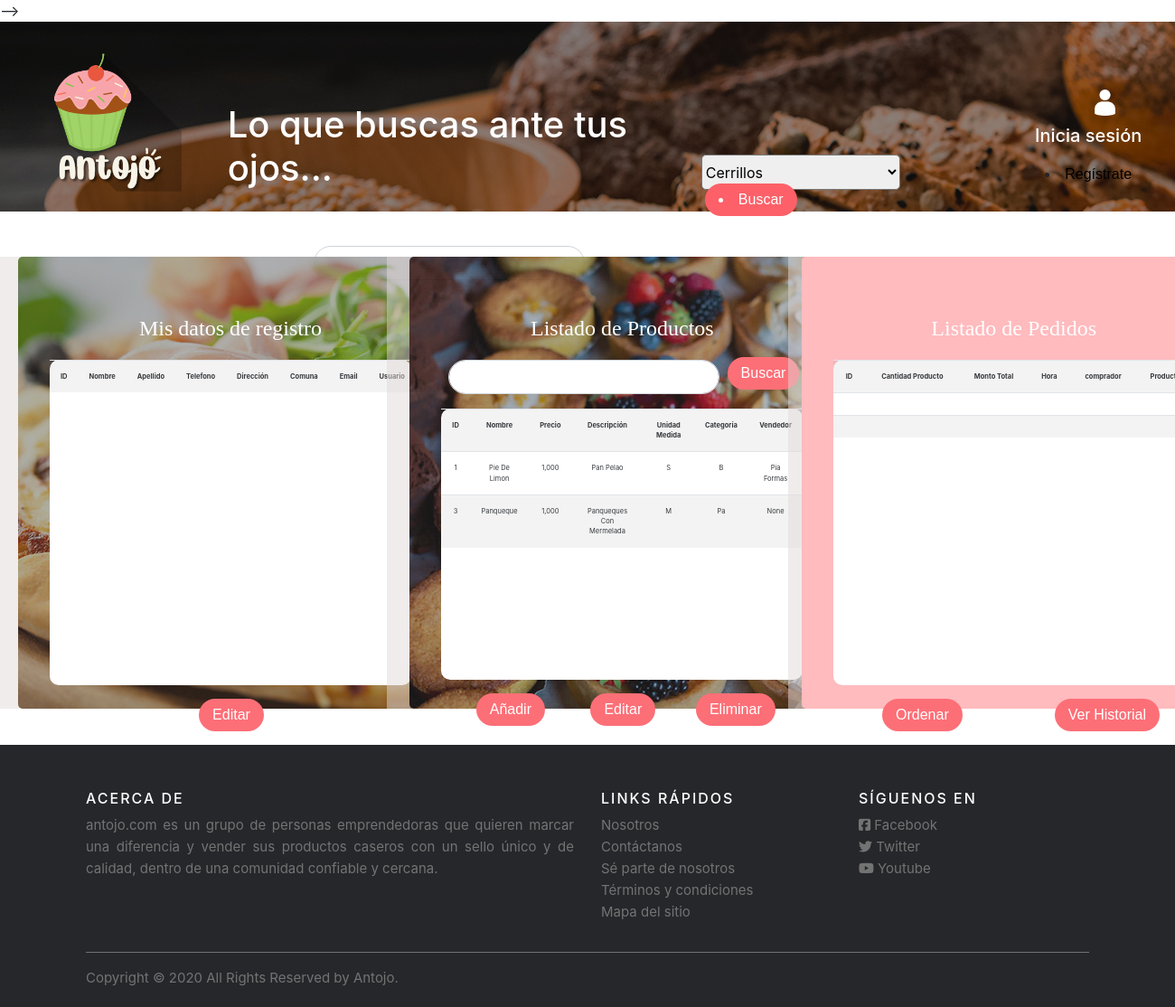
Before: /categorias/Listar-productos/ with the older database file.
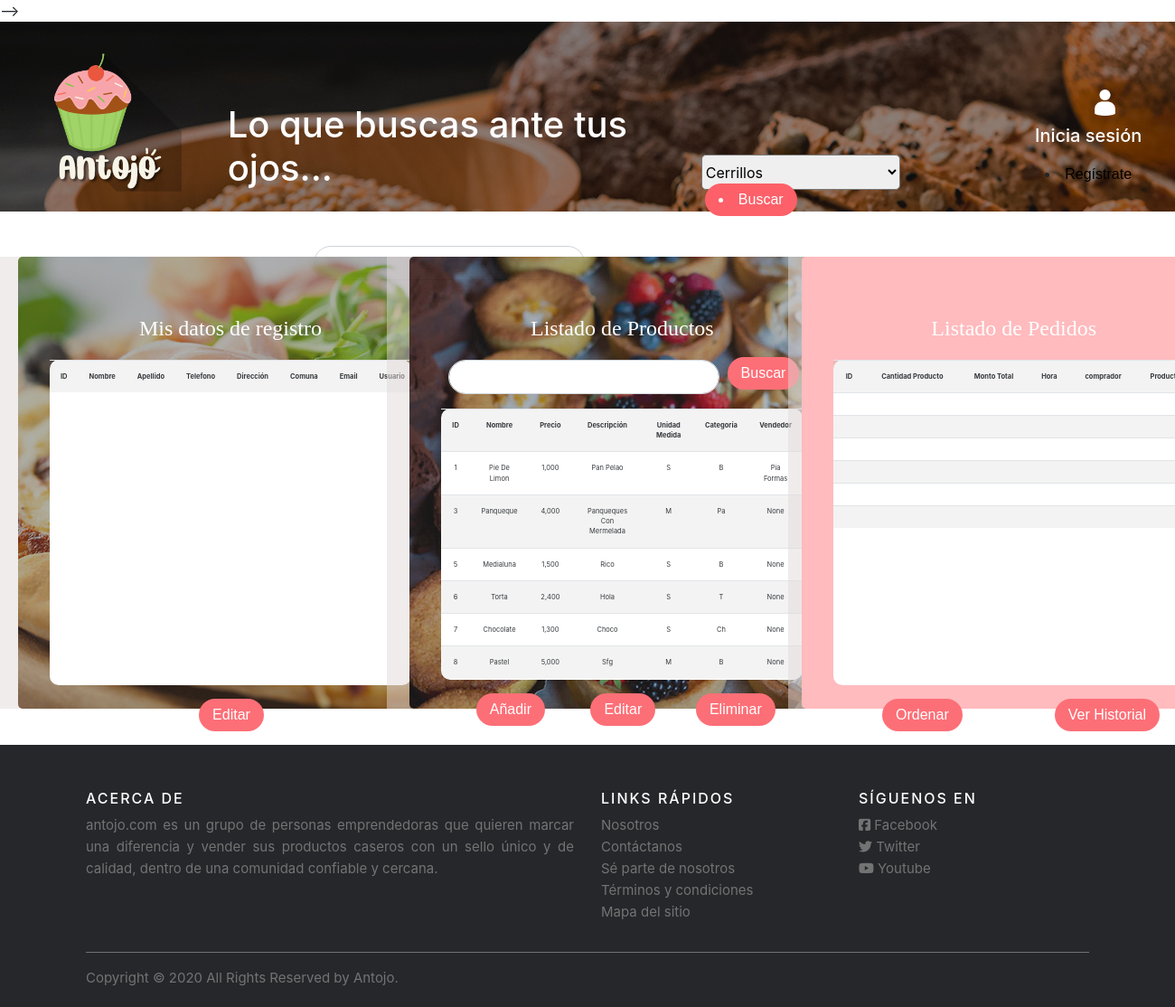
After: the same page with the newer database file.
### categorias/models.py (models this page shows, shortened)
class Producto(models.Model):
    UNIDAD_MEDIDA = (
        ('S','Kilogramo'),
        ('M','Gramo'),
        ('S','Unidad'),
        ('M','Docena'),
        ('S','Trozo'),
    )
    CATEGORIAS = (
        ('P','Pan'),
        ('PA','Pasteles'),
        ('T','Torta'),
        ('G','Galletas'),
        ('B','Bollería'),
        ('CH','Chocolates'),
        ('B','Bombones'),
        ('PI','Pizza'),
        ('S','Sandwiches'),
        ('F','Frituras'),
        ('CO','Comida Oriental'),
    )
    id_producto = models.AutoField(primary_key=True)
    nombre_producto = models.CharField(max_length=25)
    precio_producto = models.IntegerField(help_text="Precio")
    descripcion_producto = models.TextField(max_length=25)
    unidad_medida = models.CharField(max_length=1, choices=UNIDAD_MEDIDA)
    categoria = models.CharField(max_length=2, choices=CATEGORIAS)
    imagen = models.ImageField(help_text="Foto producto")
    vendedor = models.ForeignKey('Vendedor', on_delete=models.SET_NULL, null=True)

class Vendedor(models.Model):
    COMUNAS = (
        ('CE','Cerrillos'),
        ('CN','Cerro Navia'),
        ('CO','Conchalí'),
        ('EB','El Bosque'),
        ('EC','Estación Central'),
        ('HU','Huechuraba'),
        ('IN','Independencia'),
        ('LA','La Cisterna'),
        ('LF','La Florida'),
        ('LG','La Granja'),
        ('LP','La Pintana'),
        ('LR','La Reina'),
        ('LC','Las Condes'),
        ('LB','Lo Barnechea'),
        ('LE','Lo Espejo'),
        ('LP','Lo Prado'),
        ('MA','Macul'),
        ('MP','Maipú'),
        ('ÑU','Ñuñoa'),
        ('PH','Padre Hurtado'),
        ('PAC','Pedro Aguirre Cerda'),
        ('PE','Peñalolén'),
        ('PI','Pirque'),
        ('PR','Providencia'),
        ('PU','Pudahuel'),
        ('PA','Puente Alto'),
        ('QU','Quilicura'),
        ('QN','Quinta Normal'),
        ('REC','Recoleta'),
        ('REN','Renca'),
        ('SB','San Bernardo'),
        ('SJ','San Joaquín'),
        ('SJM','San José de Maipo'),
        ('SM','San Miguel'),
        ('SR','San Ramón'),
        ('SAN','Santiago'),
    )
    id_vendedor = models.AutoField(primary_key=True)
    nombre_vendedor = models.CharField(max_length=30)
    apellido_vendedor = models.CharField(max_length=30)
    fono_vendedor = models.CharField(max_length=12)
    dir_vendedor = models.CharField(max_length=30)
    com_vendedor = models.TextField(max_length=3, choices=COMUNAS)
    email_vendedor = models.EmailField(max_length=25)
    usuario_vendedor = models.CharField(max_length=15)
    pass_vendedor = models.CharField(max_length=20)
    def __str__(self):
        nom_completo = self.nombre_vendedor+" "+self.apellido_vendedor
        return nom_completo

### categorias/views.py (the view)
# urls.py: path('Listar-productos/',ListarProductos,name="ListarProductos"),
def ListarProductos(request):
    productos = Producto.objects.all()
    data= {
        'productos': productos
    }
    return render(request, 'InicioVendedor.html', data)

### categorias/templates/InicioVendedor.html (shortened to what this page needs)
{% extends "base_generic.html" %}
{% block content %}
  {% load static %}
  {% load crispy_forms_tags %}
  {% load humanize %}
    <head>
        <link href="{% static 'css/bootstrap.min.css' %}" type="text/css" rel="stylesheet">
        <link href="{% static 'css/estilo6.css' %}"rel="stylesheet">
    </head>
    <body>
        <div class="row cuerpo1">
        </div>
        <div class="row cuerpo2">
            <div class="col-4">
                <div class=c1>
                    <div class="titulos-tarjetas">
                        <h4>Mis datos de registro</h4>
                    </div>
                    <div>
                        <div class="datagrid">
                            <table class="table table-striped table-hover table-responsive-sm">
                                <tr>
                                    <th>ID</th>
                                    <th>Nombre</th>
                                    <th>Apellido</th>
                                    <th>Telefono </th>
                                    <th>Dirección</th>
                                    <th>Comuna</th>
                                    <th>Email</th>
                                    <th>Usuario</th>
                                </tr>
                            </table>
                        </div>
                        <div class="row-mini5">
                            <button type="submit" class="btn btn-primary"><a href="Productos.html">Editar</a></button>
                        </div>
                    </div>
                </div>
            </div>
            <div class="col-4">
                <div class="c2">
                    <div class="titulos-tarjetas">
                        <h4>Listado de Productos</h4>
                    </div>
                    <div class="busqueda">
                        <div class="row-mini3">
                            <input type="text" class="form-control" id="busqueda">
                        </div>
                        <div class="row-mini4">
                            <button type="submit" class="btn btn-primary"><a href="Productos.html">Buscar</a></button>
                        </div>
                    </div>
                    <div class="datagrid">
                        <table class="table table-striped table-hover table-responsive-sm">
                            <tr>
                                <th>ID</th>
                                <th>Nombre</th>
                                <th>Precio</th>
                                <th>Descripción </th>
                                <th>Unidad Medida</th>
                                <th>Categoría</th>
                                <th>Vendedor</th>
                            </tr>
                            {% for i in productos %}
                            <tr>
                                <td>{{ i.id_producto | title }}</td>
                                <td>{{ i.nombre_producto | title }}</td>
                                <td>{{ i.precio_producto | intcomma }}</td>
                                <td>{{ i.descripcion_producto  | title }}</td>
                                <td>{{ i.unidad_medida | title }}</td>
                                <td>{{ i.categoria | title }}</td>
                                <td>{{ i.vendedor | title }}</td>
                            </tr>
                            {% endfor %}
                        </table>
                    </div>
                    <div class="botones">
                        <div class="row-mini5">
                            <a href="#button" class="btn btn-primary">Añadir</a>
                        </div>
                        <div class="row-mini5">
                            <button type="submit" class="btn btn-primary"><a href="Productos.html">Editar</a></button>
                        </div>
                        <div class="row-mini5">
                            <button type="submit" class="btn btn-primary"><a href="Productos.html">Eliminar</a></button>
                        </div>
                    </div>
                </div>
            </div>
            <div class="col-4">
                <div class="c3">
                    <div class="titulos-tarjetas">
                        <h4>Listado de Pedidos</h4>
                    </div>
                    <div>
                        <div class="datagrid">
                            <table class="table table-striped table-hover table-responsive-sm">
                                <tr>
                                    <th>ID</th>
                                    <th>Cantidad Producto</th>
                                    <th>Monto Total</th>
                                    <th>Hora </th>
                                    <th>comprador</th>
                                    <th>Producto</th>
                                </tr>
                                {% for j in productos %}
                                <tr>
                                    <td>{{ j.id_compra | title }}</td>
                                    <td>{{ j.cant_prod | title }}</td>
                                    <td>{{ j.monto_total | intcomma }}</td>
                                    <td>{{ j.hora_compra  | naturaltime }}</td>
                                    <td>{{ j.comprador | title }}</td>
                                    <td>{{ j.producto | title }}</td>
                                </tr>
                                {% endfor %}
                            </table>
                        </div>
                        <div class="botones">
                            <div class="row-mini6">
                                <button type="submit" class="btn btn-primary"><a href="Productos.html">Ordenar</a></button>
                            </div>
                            <div class="row-mini6">
                                <button type="submit" class="btn btn-primary"><a href="Productos.html">Ver Historial</a></button>
                            </div>
                        </div>
                    </div>
                </div>
            </div>
        </div>
        <div class="row cuerpo1">
        </div>
        {% endblock %}

### categorias/templates/base_generic.html (shortened to what this page needs)
<!DOCTYPE html>
<html lang="es">
    <head>
        {% load static %}
        <link rel="stylesheet" href="https://cdn.jsdelivr.net/npm/bootstrap@4.5.3/dist/css/bootstrap.min.css">
        <link rel="stylesheet" href="{% static 'css/bootstrap.min.css' %}">
        <link rel="stylesheet" href="{% static 'css/estilo.css' %}">
        <link rel="stylesheet" href="{% static 'css/estilo2.css' %}">-->
        <link rel="stylesheet" href="{% static 'css/estilo4.css' %}">
    </head>
    <body>
      <div class="row cabecera" style="background-image: url({% static 'img/Panaderia1.jpg' %})">
        <div class="col-2">
            <img class="logo" src="{% static 'img/logoantojo.png' %}" alt="logoantojo">
        </div>
        <div class="col-5">
            <h1>Lo que buscas ante tus ojos...</h1>
            <div class="form-group1">
                <label for="Direccion">Dirección:</label>
            </div>
        </div>
        <div class="col-3">
            <div class="form-group2">
                <select name="Comuna" class="combo">
                    <option>Cerrillos</option><option>Cerro Navia</option><option>Conchalí</option>
                </select>
                <button type="submit" class="btn btn-primary"><li><a href="{% url 'Productos' %}">Buscar</a></li></button>
            </div>
        </div>
        <div class="col-2">
            <a href="javascript:inicio()"><img class="user" src="{% static 'img/user.png' %}" alt="usuario"></a>
            <h5>Inicia sesión</h5>
            <button type="submit" class="btn btn-register"><li><a href="{% url 'Registrarse' %}">Regístrate</a></li></button>
        </div>
    </div>
      {% block content %}{% endblock %}
  <footer class="site-footer">
      <div class="container">
        <div class="row">
          <div class="col-sm-12 col-md-6">
            <h6>Acerca de</h6>
            <p class="text-justify">antojo.com es un grupo de personas emprendedoras que quieren marcar una diferencia y vender sus productos caseros con un sello único y de calidad, dentro de una comunidad confiable y cercana.</p>
          </div>
          <div class="col-xs-6 col-md-3">
            <h6>Links rápidos</h6>
            <ul class="footer-links">
              <li><a href="">Nosotros</a></li>
              <li><a href="">Contáctanos</a></li>
              <li><a href="">Sé parte de nosotros</a></li>
              <li><a href="">Términos y condiciones</a></li>
              <li><a href="">Mapa del  sitio</a></li>
            </ul>
          </div>
          <div class="col-xs-6 col-md-3">
            <h6>Síguenos en</h6>
            <ul class="footer-links">
              <li><a class="facebook" href="https://www.facebook.com/antojouhlala"><i class="fab fa-facebook-square"></i> Facebook</a></li>
              <li><a class="twitter" href="https://twitter.com/"><i class="fa fa-twitter"></i> Twitter</a></li>
              <li><a class="youtube" href="https://www.youtube.com"><i class="fa fa-youtube"></i> Youtube</a></li>
            </ul>
          </div>
        </div>
        <hr>
      </div>
      <div class="container">
        <div class="row">
          <div class="col-md-8 col-sm-6 col-xs-12">
            <p class="copyright-text">Copyright &copy; 2020 All Rights Reserved by
         <a href="#">Antojo</a>.
            </p>
          </div>
        </div>
      </div>
  </footer>
</body>
</html>

### categorias/static/css/estilo.css (style rules this page uses)
.logo { margin-left: 60px; height: 50%; }
.form-control { width: 580px; }
.combo { width: 220px; height: 39px; margin-right: 30px; border-radius: 5px; }
.form-group2 { margin-top: 127px; }
.form-group1 { margin-top: 30px; margin-left: 26px; }
.cabecera { height: 230px; color: white; padding-top: 30px; }
.cuerpo1 { padding-top: 20px; height: 230px; }
.col-2 { padding-top: 15px; }
.btn-primary { background: #FD6069; border: none; color: white; padding: 8px 15px; text-align: center; font-size: 16px; margin: 4px 2px; border-radius: 20px; font-family: sans-serif; cursor: pointer; }
.btn-primary a { color: white; }
.btn-register { background: #99D45D; border: none; color: white; padding: 8px 15px; text-align: center; font-size: 16px; margin: 4px 2px; border-radius: 20px; font-family: sans-serif; cursor: pointer; }
.user { width:12%; margin-left: 37px; margin-bottom: 10px; }
.col-5 h1 { margin-top:20px; margin-inline-start: 30px; }
.col-2 a { color:black; }
.site-footer { background-color: #26272b; padding:45px 0 20px; font-size:15px; line-height:24px; color:#737373; }
.site-footer hr { border-top-color:#bbb; opacity:0.5 }
.site-footer h6 { color:#fff; font-size:16px; text-transform:uppercase; margin-top:5px; letter-spacing:2px }
.site-footer a { color:#737373; }
.footer-links { padding-left:0; list-style:none }
.footer-links li { display:block }
.footer-links a { color:#737373 }
.copyright-text { margin:0 }

### categorias/static/css/estilo2.css (style rules this page uses)
.logo { margin-left: 60px; height: 50%; }
.form-control { width: 580px; }
.combo { width: 220px; height: 39px; margin-right: 30px; border-radius: 5px; }
.cabecera { background-image: url(img/Panadería1.jpg); height: 230px; color: white; padding-top: 30px; }
.btn-primary { background: #FD6069; border: none; color: white; padding: 8px 15px; text-align: center; font-size: 16px; margin: 4px 2px; border-radius: 20px; font-family: sans-serif; cursor: pointer; }
.btn-primary a { color: white; }
.btn-register { background: #99D45D; border: none; color: white; padding: 8px 15px; text-align: center; font-size: 16px; margin: 4px 2px; border-radius: 20px; font-family: sans-serif; cursor: pointer; }
.user { width:12%; margin-bottom: 10px; }
.col-2 { text-align: center; }
.col-5 h1 { margin-top:20px; margin-inline-start: 30px; }
.cuerpo1 { margin-top:10px; padding-top: 20px; padding-left: 30px; height: 60px; }
.cuerpo1 { margin-top:10px; padding-top: 20px; padding-left: 30px; height: 30px; }
.titulos-tarjetas { font-family: 'Trebuchet MS'; margin-top: 50px; font-size: 30px; margin-bottom: 20px; color: white; }
.col-2 { padding-top: 15px; border-radius: 10px; }
.cuerpo2 { margin:auto; }
.c1 { padding-top:15px; background-image: url(img/cuadrado1.jpg); width: 600px; height: 400px; border-radius: 5px; text-align: center; margin-left:100px; }
.c1 .datagrid { height: 360px; }
.c1 .btn-primary { margin-top: 15px; }
.c2 { padding-top:15px; background-image: url(img/cuadrado2.jpg); width: 600px; height: 400px; border-radius: 5px; text-align: center; }
.site-footer { background-color: #26272b; padding:45px 0 20px; font-size:15px; line-height:24px; color:#737373; position:relative; }
.site-footer hr { border-top-color:#bbb; opacity:0.5 }
.site-footer h6 { color:#fff; font-size:16px; text-transform:uppercase; margin-top:5px; letter-spacing:2px }
.site-footer a { color:#737373; }
.footer-links { padding-left:0; list-style:none }
.footer-links li { display:block }
.footer-links a { color:#737373 }
.copyright-text { margin:0 }

### categorias/templates/InicioVendedor.html (style rules this page uses)
table, th, td { font-size: 7.5px; }

Changed rows visible on the page:
changed Producto "Panqueque": precio_producto "1,000" → "4,000"
added Producto: id_producto "5", nombre_producto "Medialuna", precio_producto "1,500", descripcion_producto "Rico", unidad_medida "S", categoria "B", vendedor "None"
added Producto: id_producto "6", nombre_producto "Torta", precio_producto "2,400", descripcion_producto "Hola", unidad_medida "S", categoria "T", vendedor "None"
added Producto: id_producto "7", nombre_producto "Chocolate", precio_producto "1,300", descripcion_producto "Choco", unidad_medida "S", categoria "Ch", vendedor "None"
added Producto: id_producto "8", nombre_producto "Pastel", precio_producto "5,000", descripcion_producto "Sfg", unidad_medida "M", categoria "B", vendedor "None"
